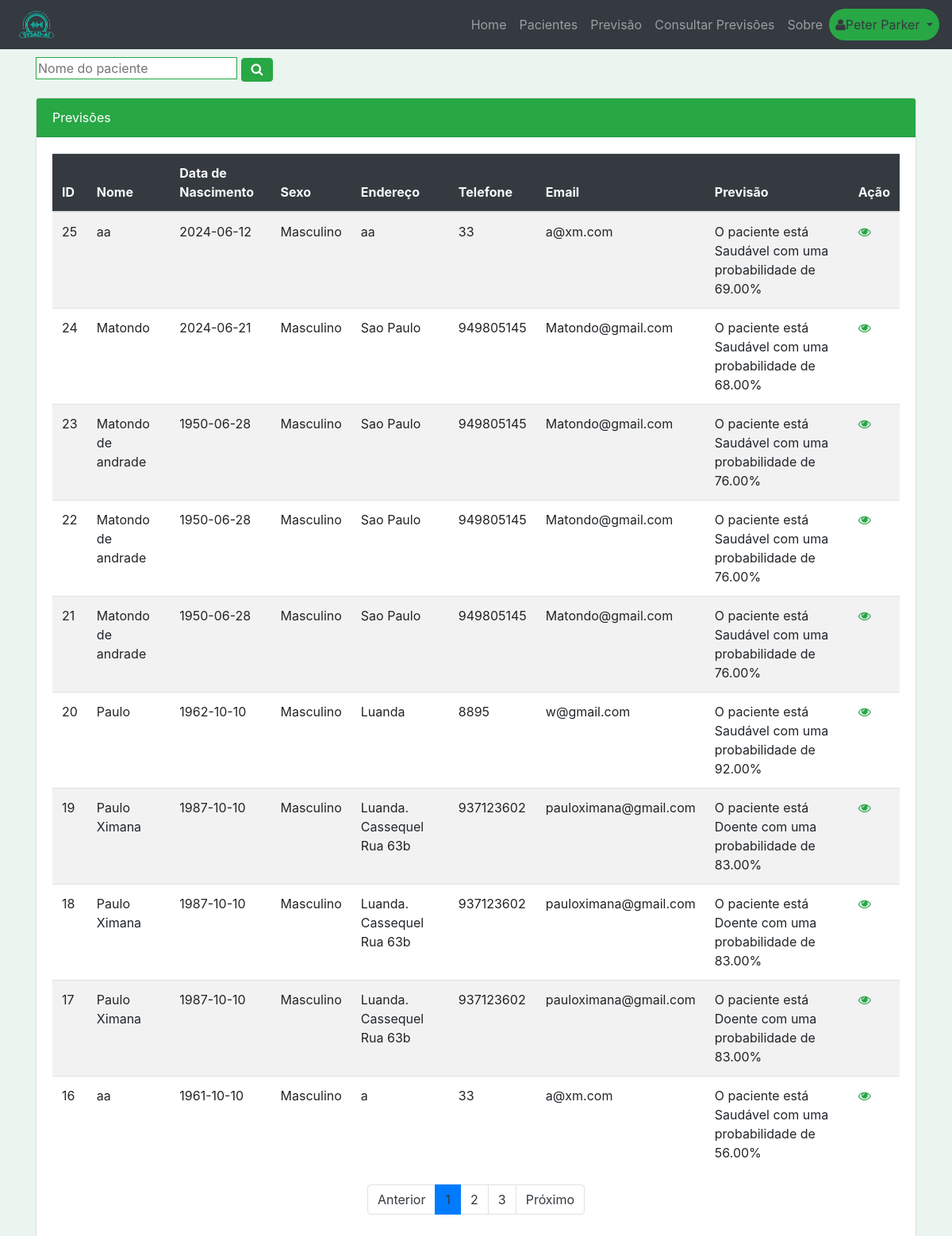
The page /consultaPaciente (signed in) on the database as committed earlier.
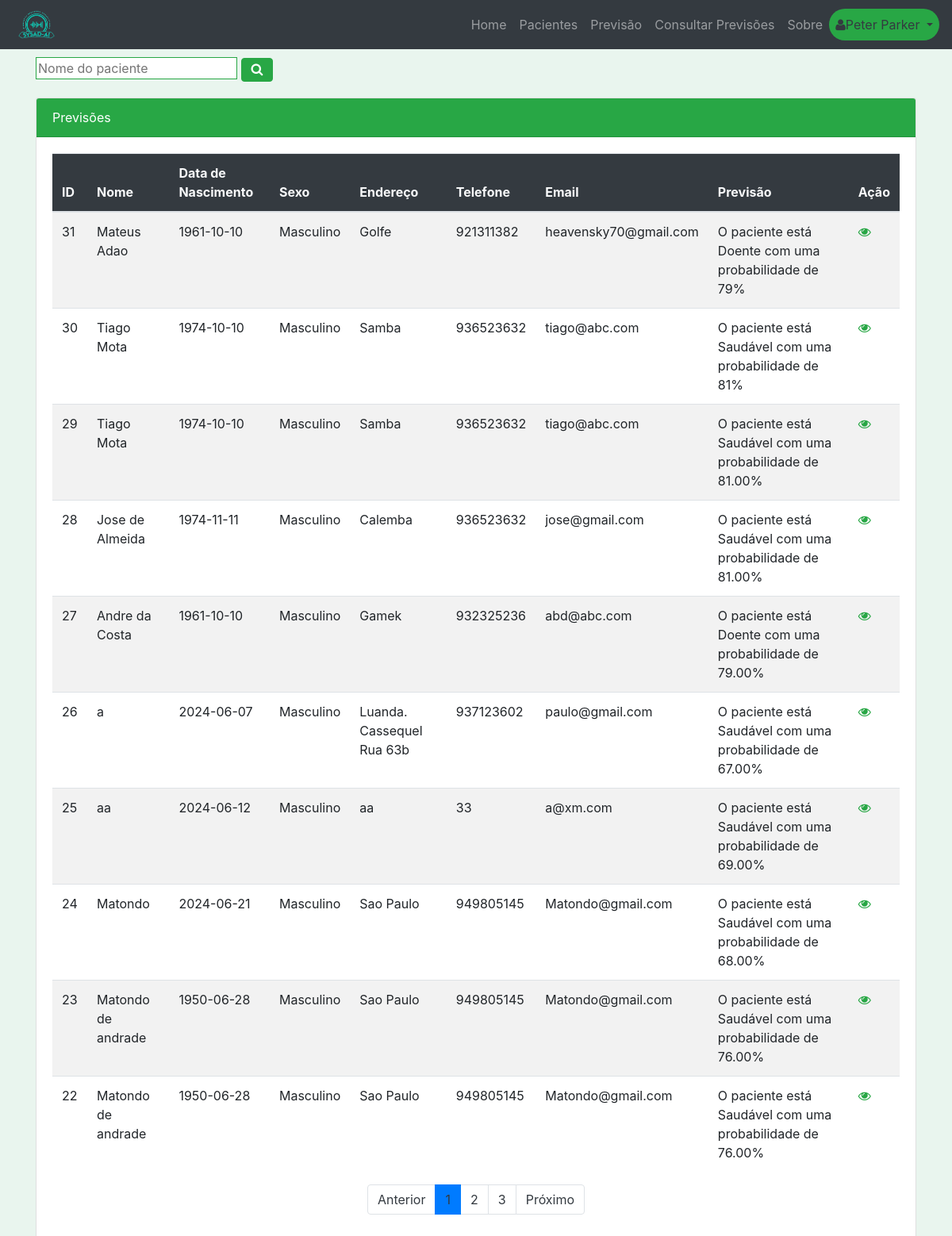
The same page on the database as committed later.
### tables this page shows
CREATE TABLE "previsao" (
	"id"	INTEGER,
	"id_paciente"	INTEGER,
	"id_profissional"	INTEGER,
	"data"	DATETIME DEFAULT CURRENT_TIMESTAMP,
	"dor_toracica"	TEXT,
	"ta"	TEXT,
	"colesterol"	INTEGER,
	"glicemia"	TEXT,
	"resultados_eletrocardiograficos"	TEXT,
	"frequencia_cardiaca"	INTEGER,
	"angina"	TEXT,
	"oldpeak"	TEXT,
	"inclinacao_st"	TEXT,
	"num_vasos_principais"	INTEGER,
	"talassemia"	TEXT,
	"previsao"	TEXT,
	FOREIGN KEY("id_profissional") REFERENCES "profissional"("id"),
	PRIMARY KEY("id" AUTOINCREMENT),
	FOREIGN KEY("id_paciente") REFERENCES "paciente"("id")
);

CREATE TABLE "paciente" (
	"id"	INTEGER,
	"nome"	TEXT NOT NULL,
	"data_nascimento"	TEXT NOT NULL,
	"sexo"	TEXT NOT NULL,
	"endereco"	TEXT,
	"telefone"	TEXT,
	"email"	TEXT NOT NULL,
	"data_cadastro"	DATETIME DEFAULT CURRENT_TIMESTAMP,
	PRIMARY KEY("id" AUTOINCREMENT)
);

### app.py (the view)
@app.route('/consultaPaciente')
def consultaPaciente():
    if 'user_id' in session:
        user_id = session['user_id']
        db = get_db()
        cursor = db.cursor()
        page = request.args.get('page', 1, type=int)
        per_page = 10  # Número de registros por página
        offset = (page - 1) * per_page
        cursor.execute('''
            SELECT paciente.*, previsao.previsao, previsao.id_profissional
            FROM paciente
            JOIN previsao ON previsao.id_paciente = paciente.id
            WHERE previsao.id_profissional = ?
            ORDER BY paciente.id DESC
            LIMIT ? OFFSET ?
        ''', (user_id, per_page, offset))
        pacientes = cursor.fetchall()
        cursor.execute('''
            SELECT COUNT(*)
            FROM paciente
            JOIN previsao ON previsao.id_paciente = paciente.id
            WHERE previsao.id_profissional = ?
        ''', (user_id,))
        total_pacientes = cursor.fetchone()[0]
        total_pages = (total_pacientes + per_page - 1) // per_page
        return render_template('consultaPaciente.html', pacientes=pacientes, page=page, total_pages=total_pages)
    return redirect(url_for('login'))

### app.py (called while the page is built)
def get_db():
    conn = sqlite3.connect(DATABASE)
    conn.row_factory = sqlite3.Row
    return conn

### templates/consultaPaciente.html (shortened to what this page needs)
{% extends "base.html" %}
{% block content %}
<form class="form" action="/pesquisar" method="post">
  <input class="border border-success" type="text" name="pesquisa" placeholder="Nome do paciente">
  <button class="fa fa-search btn btn-success" type="submit">
  </button>
</form>
<div class="card">
  <div class="card-header bg-success text-white">
    Previsões
  </div>
  <div class="card-body">
    {% if pacientes %}
    <div class="table-responsive">
      <table class="table table-striped table-hover">
        <thead class="bg-dark text-light">
          <tr>
            <th>ID</th>
            <th>Nome</th>
            <th>Data de Nascimento</th>
            <th>Sexo</th>
            <th>Endereço</th>
            <th>Telefone</th>
            <th>Email</th>
            <th>Previsão</th>
            <th>Ação</th>
          </tr>
        </thead>
        <tbody>
          {% for paciente in pacientes %}
          <tr>
            <td>{{ paciente.id }}</td>
            <td>{{ paciente.nome }}</td>
            <td>{{ paciente.data_nascimento }}</td>
            <td>{{ paciente.sexo }}</td>
            <td>{{ paciente.endereco }}</td>
            <td>{{ paciente.telefone }}</td>
            <td>{{ paciente.email }}</td>
            <td>{{ paciente.previsao }}</td>
            <td><a class="text-success" href="{{ url_for('detalhePaciente', id_paciente = paciente.id) }}">
              <i class="fa fa-eye" aria-hidden="true"></i>
              </a></td>
          </tr>
          {% endfor %}
        </tbody>
      </table>
      <nav aria-label="Page navigation">
        <ul class="pagination justify-content-center">
            <li class="page-item {% if page <= 1 %}disabled{% endif %}">
                <a class="page-link text-dark" href="{{ url_for('consultaPaciente', page=page-1) }}" tabindex="-1">Anterior</a>
            </li>
            {% for p in range(1, total_pages + 1) %}
            <li class="page-item {% if p == page %}active{% endif %}">
                <a class="page-link text-dark" href="{{ url_for('consultaPaciente', page=p) }}">{{ p }}</a>
            </li>
            {% endfor %}
            <li class="page-item {% if page >= total_pages %}disabled{% endif %}">
                <a class="page-link text-dark" href="{{ url_for('consultaPaciente', page=page+1) }}">Próximo</a>
            </li>
        </ul>
    </nav>
    </div>
    {% else %}
    <p>Sem pacientes para o seu usuário.</p>
    {% endif %}
  </div>
</div>
{% endblock %}

Rows that differ between the two databases and show on the page:
no longer on this page (row unchanged): previsao: id "21", nome "Matondo de andrade", data_nascimento "1950-06-28", sexo "Masculino", endereco "Sao Paulo", telefone "949805145", email "Matondo@gmail.com", previsao "O paciente está Saudável com uma probabilidade de 76.00%"
no longer on this page (row unchanged): previsao: id "20", nome "Paulo", data_nascimento "1962-10-10", sexo "Masculino", endereco "Luanda", telefone "8895", email "w@gmail.com", previsao "O paciente está Saudável com uma probabilidade de 92.00%"
no longer on this page (row unchanged): previsao: id "19", nome "Paulo Ximana", data_nascimento "1987-10-10", sexo "Masculino", endereco "Luanda. Cassequel Rua 63b", telefone "937123602", email "pauloximana@gmail.com", previsao "O paciente está Doente com uma probabilidade de 83.00%"
no longer on this page (row unchanged): previsao: id "18", nome "Paulo Ximana", data_nascimento "1987-10-10", sexo "Masculino", endereco "Luanda. Cassequel Rua 63b", telefone "937123602", email "pauloximana@gmail.com", previsao "O paciente está Doente com uma probabilidade de 83.00%"
no longer on this page (row unchanged): previsao: id "17", nome "Paulo Ximana", data_nascimento "1987-10-10", sexo "Masculino", endereco "Luanda. Cassequel Rua 63b", telefone "937123602", email "pauloximana@gmail.com", previsao "O paciente está Doente com uma probabilidade de 83.00%"
no longer on this page (row unchanged): previsao: id "16", nome "aa", data_nascimento "1961-10-10", sexo "Masculino", endereco "a", telefone "33", email "a@xm.com", previsao "O paciente está Saudável com uma probabilidade de 56.00%"
added previsao: id "31", nome "Mateus Adao", data_nascimento "1961-10-10", sexo "Masculino", endereco "Golfe", telefone "921311382", email "heavensky70@gmail.com", previsao "O paciente está Doente com uma probabilidade de 79%"
added previsao: id "30", nome "Tiago Mota", data_nascimento "1974-10-10", sexo "Masculino", endereco "Samba", telefone "936523632", email "tiago@abc.com", previsao "O paciente está Saudável com uma probabilidade de 81%"
added previsao: id "29", nome "Tiago Mota", data_nascimento "1974-10-10", sexo "Masculino", endereco "Samba", telefone "936523632", email "tiago@abc.com", previsao "O paciente está Saudável com uma probabilidade de 81.00%"
added previsao: id "28", nome "Jose de Almeida", data_nascimento "1974-11-11", sexo "Masculino", endereco "Calemba", telefone "936523632", email "jose@gmail.com", previsao "O paciente está Saudável com uma probabilidade de 81.00%"
added previsao: id "27", nome "Andre da Costa", data_nascimento "1961-10-10", sexo "Masculino", endereco "Gamek", telefone "932325236", email "abd@abc.com", previsao "O paciente está Doente com uma probabilidade de 79.00%"
added previsao: id "26", nome "a", data_nascimento "2024-06-07", sexo "Masculino", endereco "Luanda. Cassequel Rua 63b", telefone "937123602", email "paulo@gmail.com", previsao "O paciente está Saudável com uma probabilidade de 67.00%"
